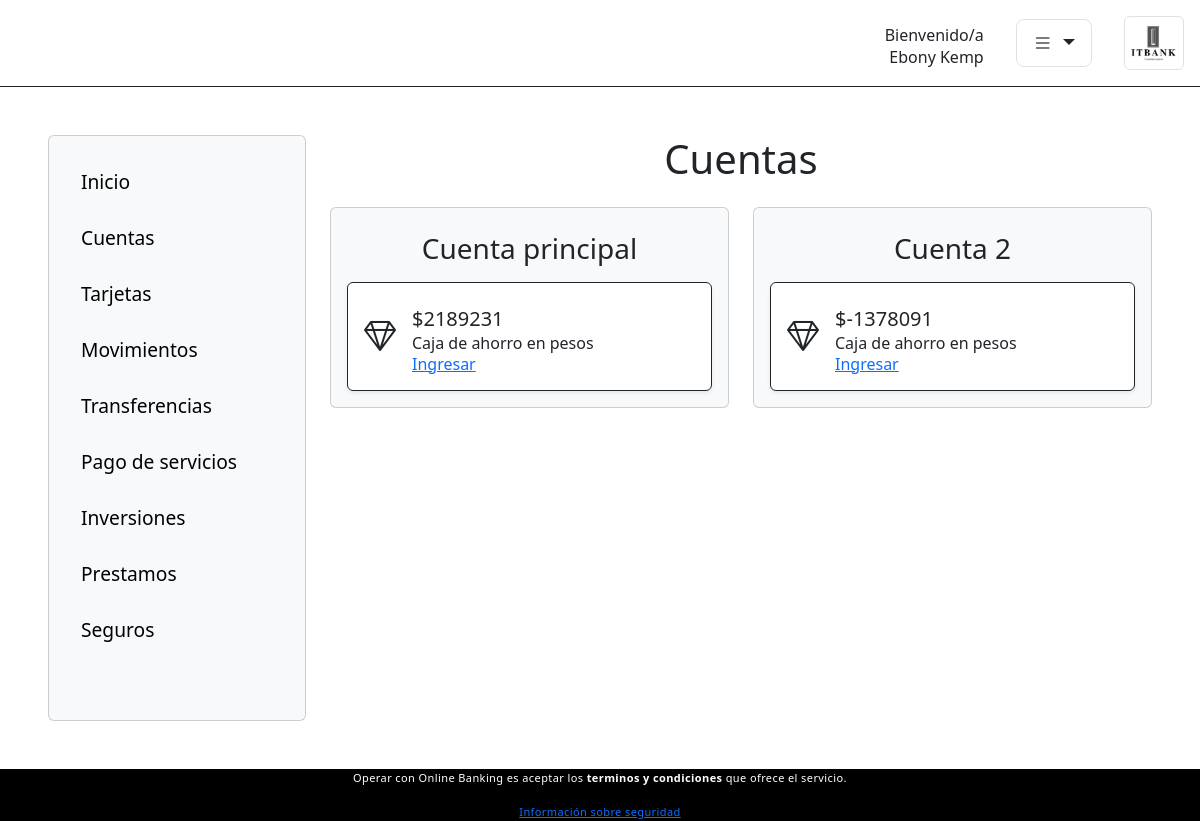
/cuentas/1/cambiar-cuenta (signed in), run on an earlier commit of the app's database.
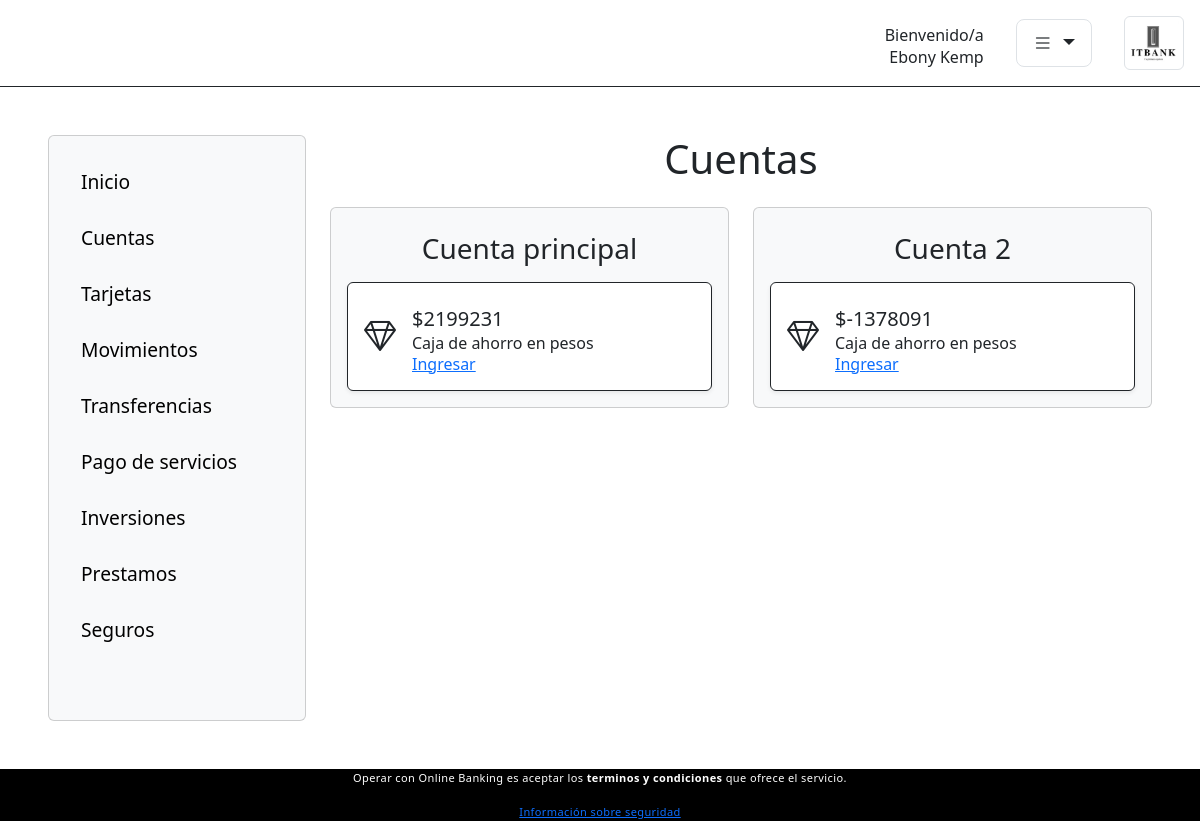
And on a later commit of the database.
### Cuentas/models.py (models this page shows, shortened)
class Cuenta(models.Model):
    account_id = models.AutoField(primary_key=True)
    customer_id = models.IntegerField()
    balance = models.IntegerField()
    iban = models.TextField()
    tipo = models.ForeignKey('TiposDeCuenta',related_name = 'cuentas', on_delete=models.CASCADE, blank=True, null=True)
    class Meta:
        db_table = 'cuenta'

class TiposDeCuenta(models.Model):
    tipo_id = models.AutoField(primary_key=True, blank=True)
    nombre_cuenta = models.TextField()
    class Meta:
        db_table = 'tipos_de_cuenta'

### Cuentas/views.py (the view)
# urls.py: path('<int:cuenta_id>/cambiar-cuenta', views.cuentas, name = 'cuentas'),
@login_required
def cuentas(request, cuenta_id):
    cuentas = Cuenta.objects.filter(customer_id = request.user.cliente.customer_id).order_by('account_id')
    return render(request, 'cuentas/cuentas.html', {'cuentas':cuentas, 'id':cuenta_id})

### Clientes/models.py (called while the page is built)
    def __str__(self):
        return '{} {}'.format(self.customer_name,self.customer_surname)

### Cuentas/templates/cuentas/cuentas.html
{% extends 'inicio/base.html' %}
{% load static %}
{% block aside %}
{% include 'inicio/aside.html' %}
{% endblock %}
{% block content-size %} 'col-9' {% endblock %}
{% block title %} Cuentas {% endblock %}
{% block content %}
<div class="row gx-4 d-flex justify-content-center">
{% for cuenta in cuentas %}
    <div class="col-lg-6 col-12">
      <div class="card p-3 mt-3 bg-light">
        <div class="my-2">
          {% if forloop.counter == 1 %}
          <h3 class = 'text-center'>Cuenta principal</h3>
          {% else %}
          <h3 class='text-center'>Cuenta {{ forloop.counter }}</h3>
          {% endif %}
        </div>
        <div
          class="bg-white border border-dark card-body shadow-sm rounded d-flex align-items-center">
          <i class="bi bi-gem"></i>
          <div class="d-flex align-self-center flex-column mx-3 mt-2">
            <h5 class="p-0 m-0">${{cuenta.balance}}</h5>
            <p class="p-0 m-0">{{ cuenta.tipo.nombre_cuenta}}</p>
            <a class="h6 m-0" href={% url 'cuentas:index' forloop.counter%}>Ingresar</a>
          </div>
        </div>
      </div>
    </div>
{% endfor %}
</div>
{% endblock %}

What changed in the data, as far as the page shows it:
changed Cuenta (number 1 of 2 on the later page): balance "2189231" → "2199231"
